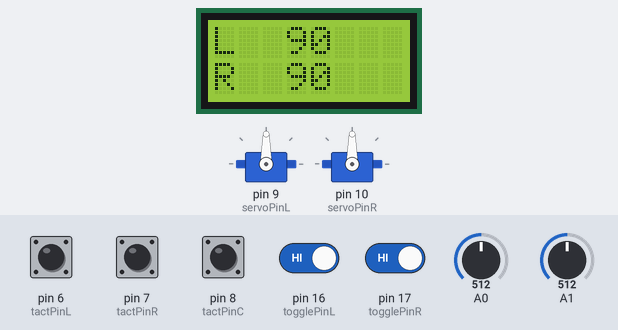
Simulated run of this sketch. Board: Arduino Uno, built with avr-gcc and run on an emulated ATmega328P. On the bench: 8×2 character LCD, 2 × servo. The inputs (shaded band) are chosen by the test bench; at power-on: pin 6 (tactPinL), pin 7 (tactPinR), pin 8 (tactPinC), pin 16 (togglePinL), pin 17 (togglePinR) HIGH, A0 = 512, A1 = 512.

Above: at 1.2 s.
1.3 s: pin 8 (tactPinC) pulled LOW for 1 s
At 2.9 s:
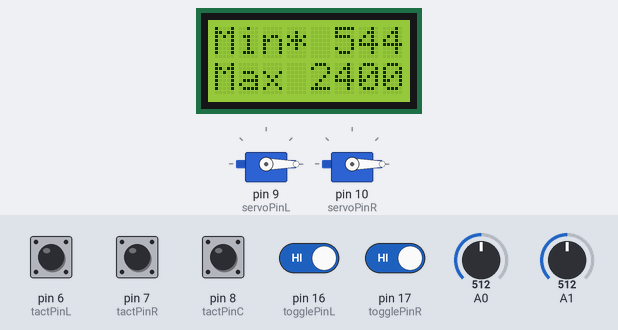
3.8 s: pin 8 (tactPinC) pulled LOW for 0.15 s
At 4.6 s:
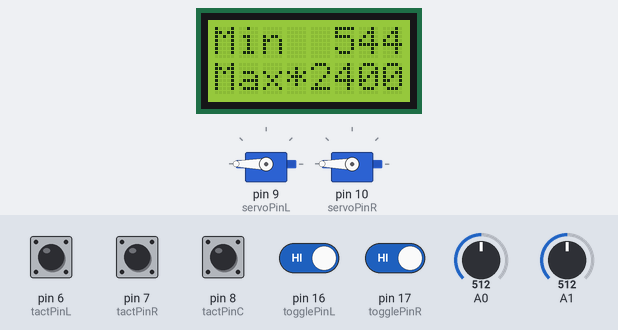
5.8 s: pin 8 (tactPinC) pulled LOW for 0.15 s
At 6.2 s:
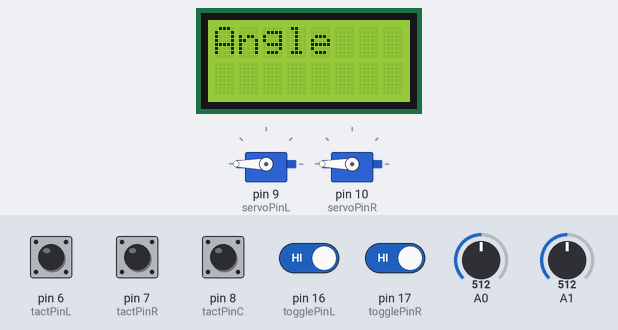
7.8 s: pin 6 (tactPinL) pulled LOW for 0.15 s
At 8.7 s:
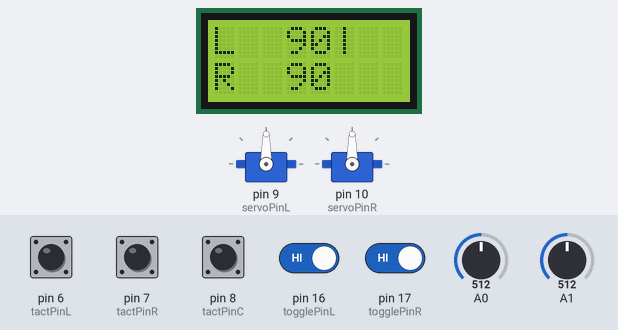
9.4 s: pin 7 (tactPinR) pulled LOW for 0.15 s
At 9.9 s:
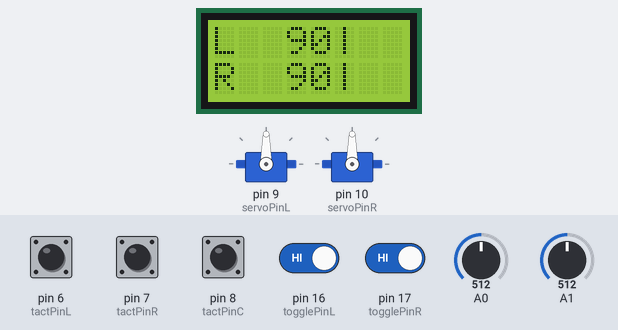
11.0 s: A0 set to 540
At 12.3 s:
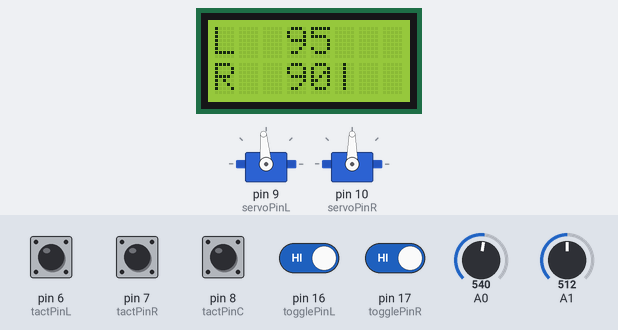
Timing chart, 0 to 13.5 s (numbered marks = the images above; inputs shaded):
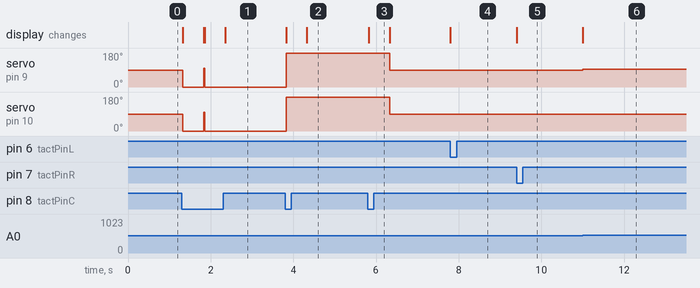

Measured:
- the behaviour switches between 528 and 529 on A0 (found by bisection; images 5 and 6)
- after the input at 1.3 s, servo on pin 9 (servoPinL), servo on pin 10 (servoPinR): 90° → 0° at once; the display: first changes at once (image 1 shows a later state)
- after the input at 3.8 s, servo on pin 9 (servoPinL), servo on pin 10 (servoPinR): 0° → 180° at once; the display: first changes at once (image 2 shows a later state)
- after the input at 5.8 s, servo on pin 9 (servoPinL), servo on pin 10 (servoPinR): 180° → 90° after 0.53 s; the display: changes at once (image 3)
- after the input at 7.8 s, the display: changes at once (image 4)
- after the input at 9.4 s, the display: changes at once (image 5)
- after the input at 11.0 s, servo on pin 9 (servoPinL): 90° → 95° at once; the display: changes at once (image 6)

The sketch:

servoTester.ino
```cpp
#include <LiquidCrystal.h>
#include <Servo.h>

LiquidCrystal lcd(1, 0, 12, 13, 5, 11);

int pulseWidthAr[] = {500, 544, 600, 700, 800, 900, 1000, 1100, 1200, 1300, 1400, 1500, 1600, 1700, 1800, 1900, 2000, 2100, 2200, 2300, 2400, 2500, 2600};
int pulseWidthArSize;
int pulseWidthMinIndex = 1;
int pulseWidthMaxIndex = 20;

int tactPinL = 6;
int togglePinL = 16;
int tactPinR = 7;
int togglePinR = 17;
int tactPinC = 8;
int potenPinL = 0;
int potenPinR = 1;
int servoPinL = 9;
int servoPinR = 10;

int mode = 0; //0:通常, 1:MS指定, 2:パルス幅下限, 3:パルス幅上限
boolean lastTactC = false;
boolean lastTactL = false;
boolean lastTactR = false;

int lastL = 0;
int lastR = 0;
int fixL = 0; //0:固定しない, 1:固定するがツマミを操作されたら固定解除, 2:固定するがトグルスイッチを操作されたら固定解除
int fixR = 0;

int lastMSL = 0;
int lastMSR = 0;

Servo servoL;
Servo servoR;

int cnt = 0;

String padding4(int val){
  String str = String(val);

  if(10 > val){
    str = "   " + str;
  } else if (100 > val){
    str = "  " + str;
  } else if (1000 > val){
    str = " " + str;
  }

  return str;
}

void lcdShowValue(int val, int line, int charCode, String caption)
{
  String str = padding4(val);

  lcd.setCursor(0, line);
  lcd.print( caption );
  lcd.print( str );
  lcd.write( charCode );
  lcd.write( 32 );
}

void lcdShowMS(int val, int line, String caption)
{
  String str = padding4(val);

  lcd.setCursor(0, line);
  lcd.print( caption );
  lcd.print( str );
}

void lcdShowRange(int minValIndex, int maxValIndex, int current)
{
  int minVal = pulseWidthAr[minValIndex];
  int maxVal = pulseWidthAr[maxValIndex];

  String str = padding4(minVal);

  lcd.setCursor(0, 0);
  lcd.print("Min");
  if (current == 0){
    lcd.print("*");
  } else {
    lcd.print(" ");
  }
  lcd.print(str);

  str = padding4(maxVal);

  lcd.setCursor(0, 1);
  lcd.print("Max");
  if (current == 1){
    lcd.print("*");
  } else {
    lcd.print(" ");
  }
  lcd.print(str);
}

void changeRange(int addMin, int addMax){
  pulseWidthMinIndex = pulseWidthMinIndex + addMin;
  pulseWidthMaxIndex = pulseWidthMaxIndex + addMax;

  if (pulseWidthAr[pulseWidthMinIndex] >= 1052) {
    pulseWidthMinIndex = pulseWidthMinIndex - 1;
  }
  if (pulseWidthMinIndex < 0) {
   pulseWidthMinIndex = 0;
  }
  if (pulseWidthAr[pulseWidthMaxIndex] <= 1892) {
    pulseWidthMaxIndex = pulseWidthMaxIndex + 1;
  }
  if (pulseWidthMaxIndex >= pulseWidthArSize ) {
    pulseWidthMaxIndex = pulseWidthArSize - 1;
  }

  servoL.detach();
  servoR.detach();
  servoL.attach(servoPinL, pulseWidthAr[pulseWidthMinIndex], pulseWidthAr[pulseWidthMaxIndex]);
  servoR.attach(servoPinR, pulseWidthAr[pulseWidthMinIndex], pulseWidthAr[pulseWidthMaxIndex]);
}

int readRadian(int pin)
{
  int r = analogRead(pin);
  r = constrain(r, 0, 1023);
  return map(r, 0, 1023, 0, 180);
}

int readMS(int pin)
{
  int r = analogRead(pin);
  r = constrain(r, 0, 1023);
  return map(r, 0, 1023, pulseWidthAr[0], pulseWidthAr[pulseWidthArSize - 1]);
}


void setup() {
  pinMode(tactPinL, INPUT_PULLUP);
  pinMode(togglePinL, INPUT_PULLUP);
  pinMode(tactPinR, INPUT_PULLUP);
  pinMode(togglePinR, INPUT_PULLUP);
  pinMode(tactPinC, INPUT_PULLUP);

  pulseWidthArSize = sizeof(pulseWidthAr) / sizeof(pulseWidthAr[0]);

  lcd.begin(8, 2);
  servoL.write(90);
  servoR.write(90);
  servoL.attach(servoPinL);
  servoR.attach(servoPinR);
}

void loop() {

  //モード切替
  if (digitalRead(tactPinC) == LOW && lastTactC == false ){
    delay(20);
    mode = mode + 1;
    if (mode == 4){
      mode = 0;
    } else {
      servoL.write(180 * (mode - 2));
      servoR.write(180 * (mode - 2));
      fixL = 0;
      fixR = 0;
    }
    //選択中モード表示
    lcd.clear();
    switch (mode){
      case 0:
        lcd.print("Angle");
        lastL = -1;
        lastR = -1;
        break;
      case 1:
        lcd.print("MicroSec");
        lastMSL = -1;
        lastMSR = -1;
        break;
      case 2:
        lcd.print("Min");
        servoL.write(0);
        servoR.write(0);
        break;
      case 3:
        lcd.print("Max");
        servoL.write(180);
        servoR.write(180);
        break;
    }
    delay(500);
    lcd.clear();
    if (mode == 2 || mode == 3){
        lcdShowRange(pulseWidthMinIndex, pulseWidthMaxIndex, mode - 2);
    }
    lastTactC == true;
  } else if (digitalRead(tactPinC) == HIGH){
    lastTactC == false;
  }

  //テストモード
  if (mode == 0 ){
    //サーボL
    if (digitalRead(tactPinL) == LOW){
      servoL.write(90);
      lcdShowValue(90, 0, 124, "L");
      fixL = 1;

    } else if (digitalRead(togglePinL) == HIGH){

      int r = readRadian(potenPinL);
      if(fixL == 2){
        fixL = 0;
      }

      if ((fixL == 0 || fixL == 1) && (abs(lastL - r) > 2 || r == 0 || r == 180)){
        servoL.write(r);
        lcdShowValue(r, 0, 32, "L");

        lastL = r;
        fixL = 0;
      }

    } else {
      lcd.setCursor(6, 0);
      lcd.print("*");
      fixL = 2;
    }

    //サーボR
    if (digitalRead(tactPinR) == LOW){
      servoR.write(90);
      lcdShowValue(90, 1, 124, "R");
      fixR = 1;

    } else if (digitalRead(togglePinR) == HIGH){

      int r = readRadian(potenPinR);
      if(fixR == 2){
        fixR = 0;
      }

      if ((fixR == 0 || fixR == 1) && (abs(lastR - r) > 2 || r == 0 || r == 180)){
        servoR.write(r);
        lcdShowValue(r, 1, 32, "R");

        lastR = r;
        fixR = 0;

      }

    } else {
      lcd.setCursor(6, 1);
      lcd.print("*");
      fixR = 2;
    }

  } else if (mode == 1) {

      int msL = readMS(potenPinL);
      if (abs(lastMSL - msL) > 10 || msL == pulseWidthAr[0] || msL == pulseWidthAr[pulseWidthArSize - 1]){
        servoL.writeMicroseconds(msL);
        lcdShowMS(msL, 0, "ms-L");
      }

      int msR = readMS(potenPinR);
      if (abs(lastMSR - msR) > 10 || msR == pulseWidthAr[0] || msR == pulseWidthAr[pulseWidthArSize - 1]){
        servoR.writeMicroseconds(msR);
        lcdShowMS(msR, 1, "ms-R");
      }

  } else {
    //パルス幅 範囲設定モード
    //減らす
    if (digitalRead(tactPinL) == LOW && lastTactL == false ){
      delay(50);
      if (mode == 2){
        changeRange(-1, 0);
        servoL.write(0);
        servoR.write(0);
      } else {
        changeRange(0, -1);
        servoL.write(180);
        servoR.write(180);
      }
      lcdShowRange(pulseWidthMinIndex, pulseWidthMaxIndex, mode - 2);
      lastTactL = true;
    } else if (digitalRead(tactPinL) == HIGH){
      lastTactL = false;
    }

    //増やす
    if (digitalRead(tactPinR) == LOW && lastTactR == false ){
      delay(50);
      if (mode == 2){
        changeRange(1, 0);
        servoL.write(0);
        servoR.write(0);
      } else {
        changeRange(0, 1);
        servoL.write(180);
        servoR.write(180);
      }
      lcdShowRange(pulseWidthMinIndex, pulseWidthMaxIndex, mode - 2);
      lastTactR = true;
    } else if (digitalRead(tactPinR) == HIGH){
      lastTactR = false;
    }
  }
}
```
